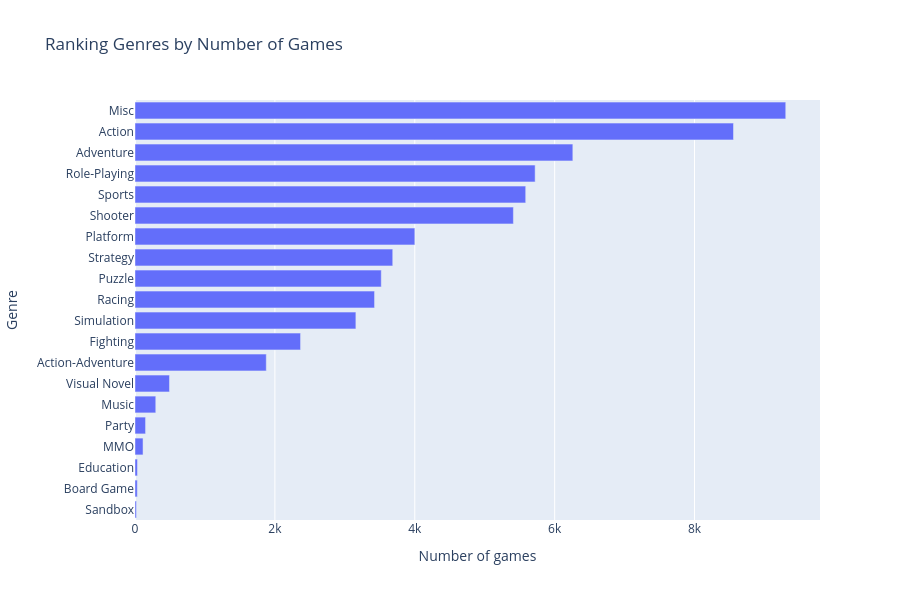

This figure's notebook cell:
### Code cell
df_genres = df["genre"].value_counts().reset_index()

fig = px.bar(
    df_genres,
    x="count",
    y="genre",
    title="Ranking Genres by Number of Games",
    labels={
        "genre": "Genre",
        "count": "Number of games"
    }
)

fig.update_layout(
    yaxis = {'categoryorder': 'total ascending'},
    height = 600
)
fig.show()

### Figure 1 — Plotly figure (JSON) as saved in the notebook; plotly's stock layout.template omitted (floating-point values rounded to 4 significant figures)
{"data": [{"hovertemplate": "Number of games=%{x}<br>Genre=%{y}<extra></extra>", "legendgroup": "", "marker": {"color": "#636efa", "pattern": {"shape": ""}}, "name": "", "orientation": "h", "showlegend": false, "textposition": "auto", "type": "bar", "x": [9304, 8557, 6260, 5721, 5586, 5410, 4001, 3685, 3521, 3425, 3158, 2367, 1877, 493, 297, 151, 115, 35, 33, 20], "xaxis": "x", "y": ["Misc", "Action", "Adventure", "Role-Playing", "Sports", "Shooter", "Platform", "Strategy", "Puzzle", "Racing", "Simulation", "Fighting", "Action-Adventure", "Visual Novel", "Music", "Party", "MMO", "Education", "Board Game", "Sandbox"], "yaxis": "y"}], "layout": {"barmode": "relative", "height": 600, "legend": {"tracegroupgap": 0}, "title": {"text": "Ranking Genres by Number of Games"}, "xaxis": {"anchor": "y", "domain": [0, 1], "title": {"text": "Number of games"}}, "yaxis": {"anchor": "x", "categoryorder": "total ascending", "domain": [0, 1], "title": {"text": "Genre"}}}}
